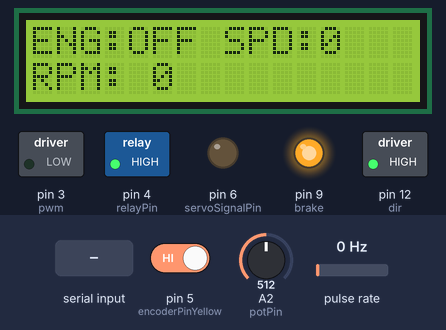
The sketch below on a simulated Arduino Uno, built with avr-gcc and run on an emulated ATmega328P. Parts: 16×2 character LCD, switched loads named in the sketch (green lamp = pin HIGH), output pins drawn as LEDs (lit = HIGH). Wiring (inferred from the names in the program): pulse sensor: data pin 2. Inputs (shaded band) come from the test bench; at power-on: pulse rate 0 Hz, pin 5 (encoderPinYellow) HIGH, A2 (potPin) = 512. What the sketch prints to the serial monitor is not drawn.

Above: at 1.2 s.
1.3 s: pulse rate (sensor on pin 2) set to 4 Hz
At 1.77 s:
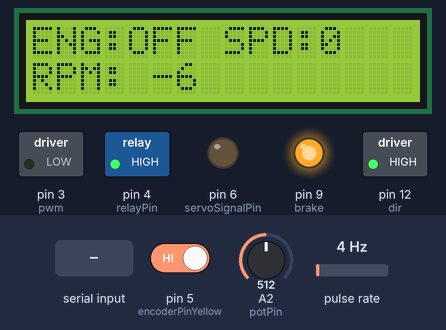
3.0 s: pulse rate (sensor on pin 2) set to 50 Hz
At 3.6 s:
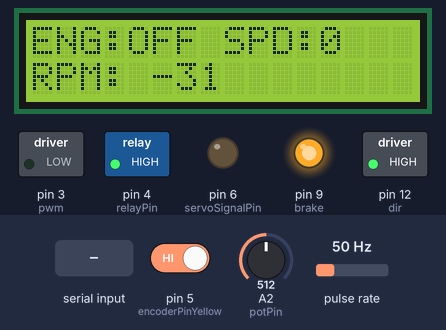
4.7 s: pin 5 (encoderPinYellow) driven LOW
At 6.0 s:
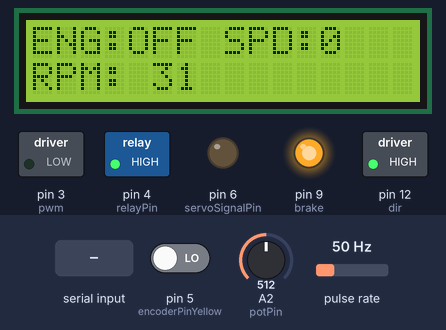
6.3 s: "1" received over the second serial link
7.8 s: pin 5 (encoderPinYellow) driven HIGH
At 7.87 s:
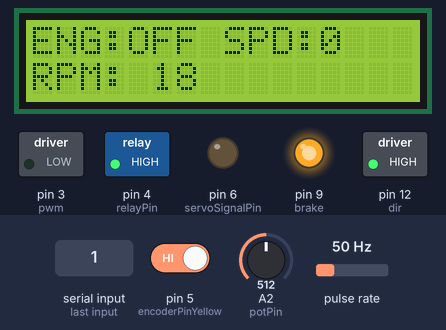
9.4 s: "0" received over the second serial link
At 10.07 s:
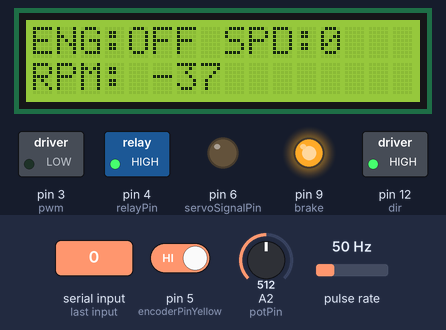
Timing chart, 0 to 12.4 s (numbered marks = the images above; inputs shaded):
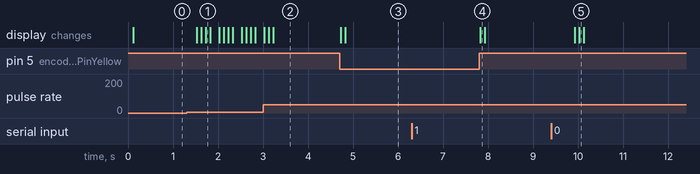

Measured:
- after the input at 1.3 s, the display: changes after 0.23 s (image 1)
- after the input at 3.0 s, the display: first differs from a run without the input after 0.12 s (image 2 shows a later state)
- after the input at 4.7 s, the display: first changes at once (image 3 shows a later state)
- after the input at 6.3 s, every drawn part: stays the same
- after the input at 7.8 s, the display: changes at once (image 4)
- after the input at 9.4 s, the display: first changes after 0.53 s (image 5 shows a later state)

The sketch:

sketch_jan14_accel.ino
```cpp
#include <Wire.h>
#include <LiquidCrystal_I2C.h>
#include <SoftwareSerial.h>

LiquidCrystal_I2C lcd(0x27, 16, 2); // I2C 주소 설정 & 16칸 2줄
SoftwareSerial mySerial(7, -1);     // 7을 RX로 설정 (STM32의 PC10과 연결)

// 모터 쉴드 R3 고정 핀
const int dir = 12;      // 회전 방향 제어
const int pwm = 3;       // 속도 제어 (PWM)
const int brake = 9;     // 브레이크

// 가변저항 센서 및 엔코더 핀
const int potPin = A2;            // 가변저항
const byte encoderPinRed = 2;     // 엔코더 빨간색 선
const byte encoderPinYellow = 5;  // 엔코더 노란색 선

const int servoSignalPin = 6; // 다른 하드웨어로 신호를 보낼 핀
const int relayPin = 4; // 릴레이 제어 핀

// 설정 변수
volatile long pulseCount = 0;       // 인터럽트 서비스 루틴(ISR)에서 사용되므로 volatile 선언
const float PPR = 96.0;             // 모터 1회전당 발생하는 펄스 수
unsigned long previousMillis = 0;   // 시간 측정을 위한 기준값
const long interval = 100;

int engine_status = 0;              // 0: 정지, 1: 시동
const int MIN_PWM = 0;              // 모터 성능 최적화 설정
const int POT_MAX_LIMIT = 400;      // 가변저항을 400까지만 돌려도 최대 속도가 나오게 설정

void setup() {
  Serial.begin(9600);
  mySerial.begin(9600);

  pinMode(7, INPUT_PULLUP); // 7번 핀을 입력으로 설정

  // LCD 및 모터 핀 초기화
  lcd.init();
  lcd.backlight();

  pinMode(dir, OUTPUT);
  pinMode(pwm, OUTPUT);
  pinMode(brake, OUTPUT);
  pinMode(servoSignalPin, OUTPUT);
  pinMode(relayPin, OUTPUT);

  // 엔코더 핀 설정: 내부 풀업 저항을 사용하여 신호를 안정화
  pinMode(encoderPinRed, INPUT_PULLUP);
  pinMode(encoderPinYellow, INPUT_PULLUP);

  // 인터럽트 설정: encoderPinRed(2번 핀)의 신호가 LOW에서 HIGH로 변할 때(RISING)마다 countEncoder 실행
  attachInterrupt(digitalPinToInterrupt(encoderPinRed), countEncoder, RISING);

  digitalWrite(brake, HIGH); // 초기 상태 정지
  digitalWrite(dir, HIGH);
  digitalWrite(servoSignalPin, LOW);
  digitalWrite(relayPin, HIGH); // 릴레이 OFF (전원 차단)
}

void loop() {
  // STM32로부터 시동 상태 수신
  if (mySerial.available() > 0) {
    int val = mySerial.read(); // STM32에서 보낸 값 읽기

    // --- 시리얼 모니터 확인용 출력 부분 ---
    Serial.print(">>> Received Data: [ ");
    Serial.print(val);
    Serial.print(" ] -> ");

    if (val == 0) {                       // Engine OFF 신호
      Serial.println("Engine OFF");
      engine_status = 0;
      digitalWrite(servoSignalPin, LOW);  // 서보 트리거 OFF
      digitalWrite(relayPin, HIGH);        // 릴레이 해제: STM32에 전원 차단
    }
    else if (val == 1) {                  // Engine ON 신호
      Serial.println("Engine ON");
      engine_status = 1;
      digitalWrite(servoSignalPin, LOW);  // 서보 트리거 OFF
      digitalWrite(relayPin, LOW);       // 릴레이 작동: STM32에 전원 공급 시작
    }
    else if (val == 2) {
      Serial.println("BRAKE OVER 4000 - SERVO ACTIVE");
      // 시동 상태는 유지하고 서보 신호만 보냄
      digitalWrite(servoSignalPin, HIGH); // 6번 핀으로 다른 STM32에 신호 전송
    }
    else {
      Serial.println("Unknown Signal");
    }
    // ---------------------------------------
  }

  // 가변저항 값 읽기(0 ~ 1023) 및 모터 속도 결정
  int potValue = analogRead(potPin);
  int motorSpeed = 0;

  // 가변저항을 50 이상 돌렸을 때만 작동
  if (engine_status == 1 && potValue > 50) {
    digitalWrite(brake, LOW);  // 모터를 돌리기 위해 브레이크 해제

    // 가변저항의 입력 범위(51~1023)를 모터의 출력 범위(MIN_PWM~255)로 변환
    motorSpeed = map(potValue, 51, POT_MAX_LIMIT, MIN_PWM, 255);
    motorSpeed = constrain(motorSpeed, 0, 255);
  }
  else {
    digitalWrite(brake, HIGH); // 저항을 낮추면 즉시 정지 및 브레이크
    motorSpeed = 0;
  }
  analogWrite(pwm, motorSpeed);  // 최종 결정된 속도를 모터 쉴드에 출력

  // 0.1초마다 RPM 계산 및 LCD 출력
  unsigned long currentMillis = millis();
  if (currentMillis - previousMillis >= interval) {
    // 펄스 카운트 값을 가져오는 동안 값이 변하지 않도록 인터럽트 잠시 중지
    noInterrupts();
    long pulses = pulseCount;
    pulseCount = 0; // 카운트 초기화
    interrupts();

    float rpm = (pulses / PPR) * 600.0;

    lcd.setCursor(0, 0);
    lcd.print(engine_status ? "ENG:ON " : "ENG:OFF");
    lcd.print(" SPD:"); lcd.print(motorSpeed); lcd.print("   ");

    lcd.setCursor(0, 1);
    lcd.print("RPM: "); lcd.print((int)rpm); lcd.print("       ");

    previousMillis = currentMillis;
  }
}

// 엔코더 인터럽트 서비스 루틴 (ISR)
void countEncoder() {
  // 2번 핀(A상)에 펄스가 들어온 순간 5번 핀(B상)의 상태를 확인하여 방향 판별
  // A상 상승 시점에 B상이 LOW이면 정방향(+), HIGH이면 역방향(-)
  if (digitalRead(encoderPinYellow) == LOW) pulseCount++;
  else pulseCount--;
}
```
